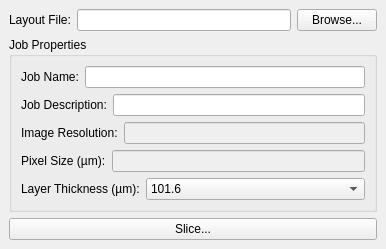
<?xml version="1.0" encoding="UTF-8"?>
<ui version="4.0">
 <comment>
 b9slice.ui
 
 Copyright 2014 Daniel Olsen
 Copyright 2011-2012 B9Creations, LLC
 
 This file is part of qPAM
 
   qPAM is free software: you can redistribute it and/or modify
   it under the terms of the GNU General Public License as published by
   the Free Software Foundation, either version 3 of the License, or
   (at your option) any later version.
 
   qPAM is distributed in the hope that it will be useful,
   but WITHOUT ANY WARRANTY; without even the implied warranty of
   MERCHANTABILITY or FITNESS FOR A PARTICULAR PURPOSE.  See the
   GNU General Public License for more details.
 
   You should have received a copy of the GNU General Public License
   along with qPAM.  If not, see http://www.gnu.org/licenses.
 </comment>
 <class>B9Slice</class>
 <widget class="QMainWindow" name="B9Slice">
  <property name="geometry">
   <rect>
    <x>0</x>
    <y>0</y>
    <width>386</width>
    <height>245</height>
   </rect>
  </property>
  <property name="sizePolicy">
   <sizepolicy hsizetype="Preferred" vsizetype="Maximum">
    <horstretch>0</horstretch>
    <verstretch>0</verstretch>
   </sizepolicy>
  </property>
  <property name="maximumSize">
   <size>
    <width>386</width>
    <height>322</height>
   </size>
  </property>
  <property name="windowTitle">
   <string>B9Creator - Slice</string>
  </property>
  <widget class="QWidget" name="centralwidget">
   <layout class="QVBoxLayout" name="verticalLayout">
    <item>
     <layout class="QHBoxLayout" name="horizontalLayout">
      <item>
       <widget class="QLabel" name="label">
        <property name="text">
         <string>Layout File:</string>
        </property>
       </widget>
      </item>
      <item>
       <widget class="QLineEdit" name="CurrentLayout">
        <property name="enabled">
         <bool>true</bool>
        </property>
        <property name="toolTip">
         <string>Selected Layout File</string>
        </property>
        <property name="statusTip">
         <string/>
        </property>
        <property name="whatsThis">
         <string>Selected Layout File</string>
        </property>
        <property name="readOnly">
         <bool>true</bool>
        </property>
       </widget>
      </item>
      <item>
       <widget class="QPushButton" name="LayoutBrowse">
        <property name="toolTip">
         <string>Select Layout file to slice</string>
        </property>
        <property name="whatsThis">
         <string>Select Layout file to slice</string>
        </property>
        <property name="text">
         <string>Browse...</string>
        </property>
       </widget>
      </item>
     </layout>
    </item>
    <item>
     <widget class="QGroupBox" name="groupBox">
      <property name="title">
       <string>Job Properties</string>
      </property>
      <layout class="QVBoxLayout" name="verticalLayout_2">
       <item>
        <layout class="QHBoxLayout" name="horizontalLayout_2">
         <item>
          <widget class="QLabel" name="label_2">
           <property name="text">
            <string>Job Name:</string>
           </property>
          </widget>
         </item>
         <item>
          <widget class="QLineEdit" name="jobname">
           <property name="toolTip">
            <string>Enter short  job name here</string>
           </property>
           <property name="whatsThis">
            <string>Enter short  job name here</string>
           </property>
          </widget>
         </item>
        </layout>
       </item>
       <item>
        <layout class="QHBoxLayout" name="horizontalLayout_3">
         <item>
          <widget class="QLabel" name="label_3">
           <property name="text">
            <string>Job Description:</string>
           </property>
          </widget>
         </item>
         <item>
          <widget class="QLineEdit" name="jobdesc">
           <property name="toolTip">
            <string>Enter the job description here</string>
           </property>
           <property name="whatsThis">
            <string>Enter the job description here</string>
           </property>
          </widget>
         </item>
        </layout>
       </item>
       <item>
        <layout class="QHBoxLayout" name="horizontalLayout_6">
         <item>
          <widget class="QLabel" name="label_6">
           <property name="text">
            <string>Image Resolution:</string>
           </property>
          </widget>
         </item>
         <item>
          <widget class="QLineEdit" name="imgsize">
           <property name="enabled">
            <bool>false</bool>
           </property>
           <property name="toolTip">
            <string>The layout's saved dimensions</string>
           </property>
           <property name="whatsThis">
            <string>The layout's saved dimensions</string>
           </property>
          </widget>
         </item>
        </layout>
       </item>
       <item>
        <layout class="QHBoxLayout" name="horizontalLayout_5">
         <item>
          <widget class="QLabel" name="label_5">
           <property name="text">
            <string>Pixel Size (µm):</string>
           </property>
          </widget>
         </item>
         <item>
          <widget class="QLineEdit" name="xypixelsize">
           <property name="enabled">
            <bool>false</bool>
           </property>
           <property name="toolTip">
            <string>The x &amp; y size of each sliced pixel in microns</string>
           </property>
           <property name="whatsThis">
            <string>The x &amp; y size of each sliced pixel in microns</string>
           </property>
          </widget>
         </item>
        </layout>
       </item>
       <item>
        <layout class="QHBoxLayout" name="horizontalLayout_4">
         <item>
          <widget class="QLabel" name="label_4">
           <property name="sizePolicy">
            <sizepolicy hsizetype="Preferred" vsizetype="Preferred">
             <horstretch>0</horstretch>
             <verstretch>0</verstretch>
            </sizepolicy>
           </property>
           <property name="text">
            <string>Layer Thickness (µm):</string>
           </property>
          </widget>
         </item>
         <item>
          <widget class="QComboBox" name="thicknesscombo">
           <property name="sizePolicy">
            <sizepolicy hsizetype="Expanding" vsizetype="Fixed">
             <horstretch>0</horstretch>
             <verstretch>0</verstretch>
            </sizepolicy>
           </property>
           <property name="toolTip">
            <string>Select the slice thickness in microns</string>
           </property>
           <property name="whatsThis">
            <string>Select the slice thickness in microns</string>
           </property>
           <item>
            <property name="text">
             <string>101.6</string>
            </property>
           </item>
           <item>
            <property name="text">
             <string>95.25</string>
            </property>
           </item>
           <item>
            <property name="text">
             <string>88.9</string>
            </property>
           </item>
           <item>
            <property name="text">
             <string>82.55</string>
            </property>
           </item>
           <item>
            <property name="text">
             <string>76.2</string>
            </property>
           </item>
           <item>
            <property name="text">
             <string>69.85</string>
            </property>
           </item>
           <item>
            <property name="text">
             <string>63.5</string>
            </property>
           </item>
           <item>
            <property name="text">
             <string>57.15</string>
            </property>
           </item>
           <item>
            <property name="text">
             <string>50.8</string>
            </property>
           </item>
           <item>
            <property name="text">
             <string>44.45</string>
            </property>
           </item>
           <item>
            <property name="text">
             <string>38.1</string>
            </property>
           </item>
           <item>
            <property name="text">
             <string>31.75</string>
            </property>
           </item>
           <item>
            <property name="text">
             <string>25.4</string>
            </property>
           </item>
           <item>
            <property name="text">
             <string>19.05</string>
            </property>
           </item>
           <item>
            <property name="text">
             <string>12.7</string>
            </property>
           </item>
           <item>
            <property name="text">
             <string>6.35</string>
            </property>
           </item>
          </widget>
         </item>
        </layout>
       </item>
      </layout>
     </widget>
    </item>
    <item>
     <widget class="QPushButton" name="SliceButton">
      <property name="toolTip">
       <string>Slice the layout</string>
      </property>
      <property name="whatsThis">
       <string>Slice the layout</string>
      </property>
      <property name="text">
       <string>Slice...</string>
      </property>
     </widget>
    </item>
   </layout>
  </widget>
 </widget>
 <resources/>
 <connections>
  <connection>
   <sender>LayoutBrowse</sender>
   <signal>clicked()</signal>
   <receiver>B9Slice</receiver>
   <slot>LoadLayout()</slot>
   <hints>
    <hint type="sourcelabel">
     <x>366</x>
     <y>53</y>
    </hint>
    <hint type="destinationlabel">
     <x>385</x>
     <y>59</y>
    </hint>
   </hints>
  </connection>
  <connection>
   <sender>SliceButton</sender>
   <signal>clicked()</signal>
   <receiver>B9Slice</receiver>
   <slot>Slice()</slot>
   <hints>
    <hint type="sourcelabel">
     <x>289</x>
     <y>270</y>
    </hint>
    <hint type="destinationlabel">
     <x>366</x>
     <y>292</y>
    </hint>
   </hints>
  </connection>
 </connections>
 <slots>
  <slot>LoadLayout()</slot>
  <slot>Slice()</slot>
  <slot>SetJobName(QString)</slot>
  <slot>SetJobDescription(QString)</slot>
  <slot>SetJobThickness(QString)</slot>
 </slots>
</ui>
